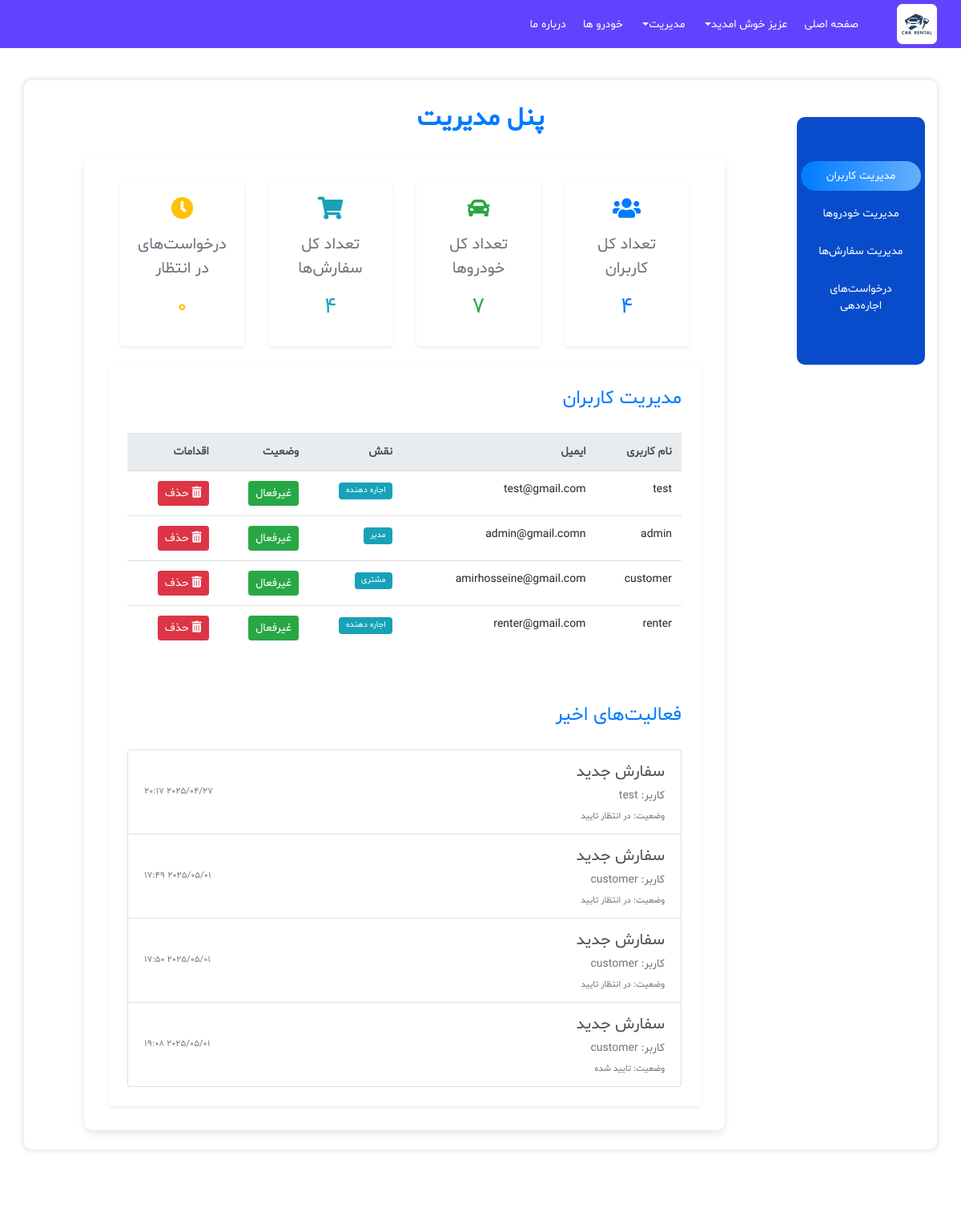
Page /admin_panel/ (signed in, upper part) on the earlier database version.
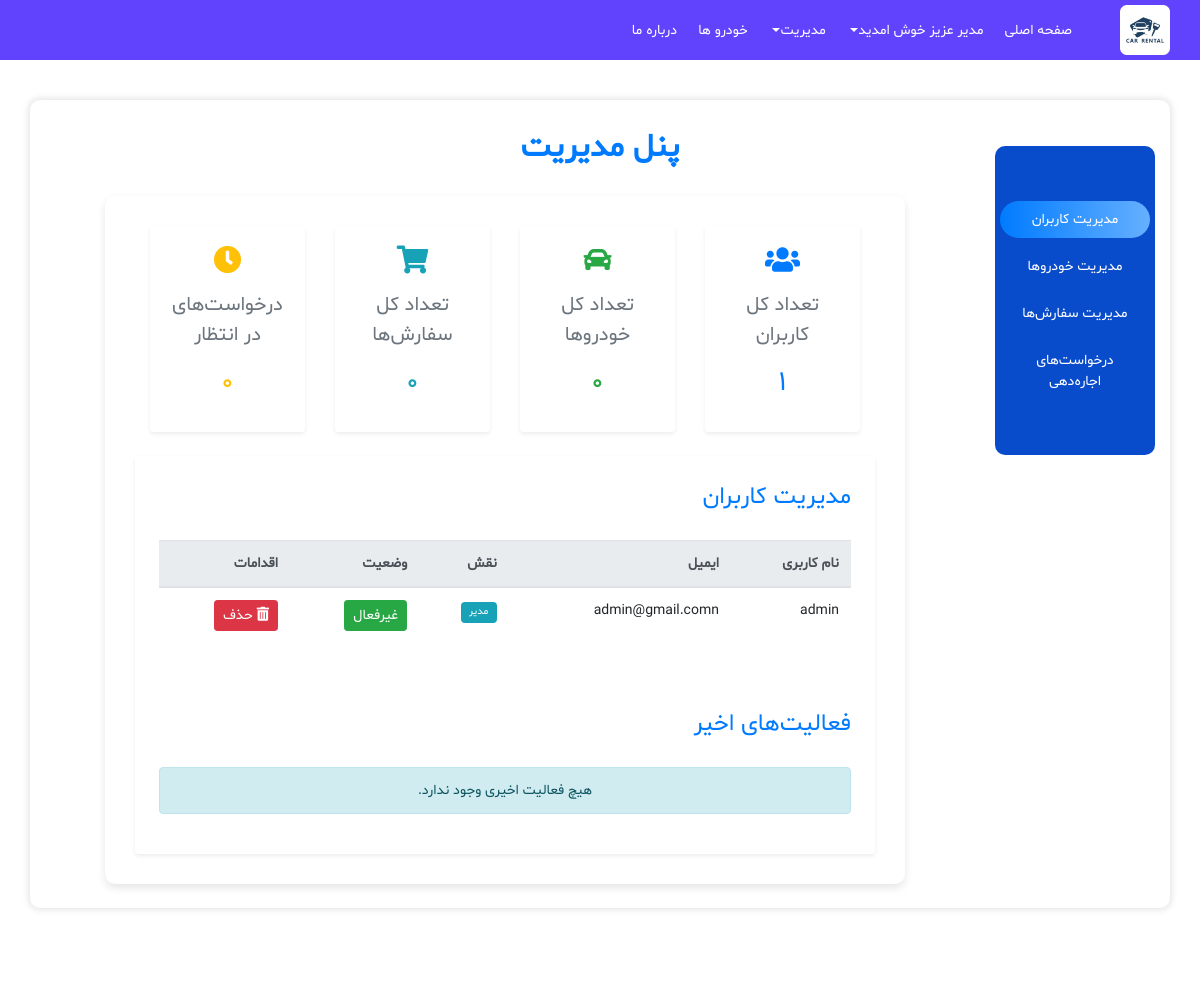
Same page on the later database version.
### users/models.py (models this page shows)
class User(AbstractUser):
    ROLES = ((1, 'Admin'), (2, 'Renter'), (3, 'Passenger'))
    role = models.IntegerField(choices=ROLES, default=3)
    phonenumber = models.CharField(max_length=15, blank=True, null=True)
    address = models.TextField(blank=True, null=True)
    role_change_requested = models.BooleanField(default=False)
    is_active = models.BooleanField(default=True)
    objects = UserManager()

### reservations/models.py (models this page shows, shortened)
class Order(models.Model):
    car = models.ForeignKey(Car, on_delete=models.CASCADE)
    user = models.ForeignKey(User, on_delete=models.CASCADE)
    pickup_date = models.DateField()
    return_date = models.DateField()
    number_of_passengers = models.IntegerField()
    total_price = models.DecimalField(max_digits=10, decimal_places=0)
    created_at = models.DateTimeField(auto_now_add=True)
    status = models.CharField(max_length=20, choices=[
        ('pending', 'در انتظار تایید'),
        ('confirmed', 'تایید شده'),
        ('cancelled', 'لغو شده'),
        ('completed', 'تکمیل شده')
    ], default='pending')

### admin_app/views.py (the view, shortened to what this page needs)
# urls.py: path('admin_panel/', views.admin_panel, name='admin_panel'),
@login_required
def admin_panel(request):
    if not request.user.is_superuser:
        return redirect('home')
    total_users = User.objects.count()
    total_cars = Car.objects.count()
    total_orders = Order.objects.count()
    pending_renter_requests = User.objects.filter(role_change_requested=True).count()
    users = User.objects.all()
    cars = Car.objects.all().order_by('-id')  # Order by id descending
    orders = Order.objects.all().order_by('-created_at')
    renter_requests = User.objects.filter(role_change_requested=True)
    recent_activities = []
    for order in Order.objects.filter(created_at__gte=timezone.now() - timedelta(days=7)):
        recent_activities.append({
            'timestamp': order.created_at,
            'user': order.user.username,
            'action': 'سفارش جدید',
            'status': order.get_status_display()
        })
    context = {
        'total_users': total_users,
        'total_cars': total_cars,
        'total_orders': total_orders,
        'pending_renter_requests': pending_renter_requests,
        'recent_activities': recent_activities[:10],  # Show only last 10 activities
        'users': users,
        'cars': cars,
        'orders': orders,
        'renter_requests': renter_requests,
    }
    return render(request, 'admin/admin_panel.html', context)

### templates/admin/admin_panel.html (shortened to what the changed rows need)
{% extends 'base.html' %}
{% block content %}
<main class="container content content-box py-4">
    <h2 class="title mb-4 text-primary d-none d-lg-block text-center">پنل مدیریت</h2>
    <div class="row mtop-2">
        <div class="col-md-10 col-sm-9 content-wrapper">
            <div class="dashboard-summary mb-4">
                <div class="row">
                    <div class="col-md-3">
                        <div class="card shadow-sm h-100 border-0">
                            <div class="card-body text-center">
                                <i class="fas fa-users fa-2x text-primary mb-3"></i>
                                <h5 class="card-title text-muted">تعداد کل کاربران</h5>
                                <h3 class="text-primary">{{ total_users|default:"0" }}</h3>
                            </div>
                        </div>
                    </div>
                    <div class="col-md-3">
                        <div class="card shadow-sm h-100 border-0">
                            <div class="card-body text-center">
                                <i class="fas fa-car fa-2x text-success mb-3"></i>
                                <h5 class="card-title text-muted">تعداد کل خودروها</h5>
                                <h3 class="text-success">{{ total_cars|default:"0" }}</h3>
                            </div>
                        </div>
                    </div>
                    <div class="col-md-3">
                        <div class="card shadow-sm h-100 border-0">
                            <div class="card-body text-center">
                                <i class="fas fa-shopping-cart fa-2x text-info mb-3"></i>
                                <h5 class="card-title text-muted">تعداد کل سفارش‌ها</h5>
                                <h3 class="text-info">{{ total_orders|default:"0" }}</h3>
                            </div>
                        </div>
                    </div>
                </div>
            </div>
            <div class="tab-content bg-white rounded shadow-sm p-4" id="v-pills-tabContent">
                <div class="tab-pane fade show active" id="v-pills-users" role="tabpanel" aria-labelledby="v-pills-users-tab">
                    <div class="table-responsive">
                        {% if users %}
                        <table class="table table-hover">
                            <thead class="thead-light">
                                <tr>
                                    <th>نام کاربری</th>
                                    <th>ایمیل</th>
                                    <th>نقش</th>
                                    <th>وضعیت</th>
                                    <th>اقدامات</th>
                                </tr>
                            </thead>
                            <tbody>
                                {% for user in users %}
                                <tr>
                                    <td>{{ user.username }}</td>
                                    <td>{{ user.email }}</td>
                                    <td><span class="badge badge-info">
                                        {% if user.get_role_display == 'Renter' %}
                                            اجاره دهنده
                                        {% elif user.get_role_display == 'Admin' %}
                                            مدیر
                                        {% elif user.get_role_display == 'Passenger' %}
                                            مشتری
                                        {% else %}
                                            {{ user.get_role_display }}
                                        {% endif %}
                                    </span></td>
                                    <td>
                                        <form method="post" action="{% url 'toggle_user_status' user.id %}">
                                            <button type="submit" class="btn btn-sm btn-{{ user.is_active|yesno:'success,danger' }}">
                                                {{ user.is_active|yesno:"غیرفعال,فعال" }}
                                            </button>
                                        </form>
                                    </td>
                                    <td>
                                        <form method="post" action="{% url 'admin_delete_user' user.id %}">
                                            <button type="submit" class="btn btn-sm btn-danger">
                                                <i class="fas fa-trash-alt"></i> حذف
                                            </button>
                                        </form>
                                    </td>
                                </tr>
                                {% endfor %}
                            </tbody>
                        </table>
                        {% else %}
                        <div class="alert alert-info text-center">هیچ کاربری یافت نشد.</div>
                        {% endif %}
                    </div>
                </div>
                <div class="recent-activities mt-5">
                    <div class="list-group">
                        {% if recent_activities %}
                            {% for activity in recent_activities %}
                            <div class="list-group-item list-group-item-action">
                                <div class="d-flex w-100 justify-content-between align-items-center">
                                    <div>
                                        <h5 class="mb-1">{{ activity.action }}</h5>
                                        <p class="mb-1 text-muted">کاربر: {{ activity.user }}</p>
                                        <small class="text-muted">وضعیت: {{ activity.status }}</small>
                                    </div>
                                    <small class="text-muted">{{ activity.timestamp|date:"Y/m/d H:i" }}</small>
                                </div>
                            </div>
                            {% endfor %}
                        {% else %}
                        <div class="alert alert-info text-center">هیچ فعالیت اخیری وجود ندارد.</div>
                        {% endif %}
                    </div>
                </div>
            </div>
        </div>
    </div>
</main>
{% endblock %}

### templates/includes/header.html (shortened to what this page needs)
{% load static %}
<header>
    <nav class="navbar navbar-expand-lg fixed-top p-0 header-nav">
        <div class="container">
            <a class="navbar-brand p-0 m-0" href="#">
                <img src="{% static 'images/logo.png' %}" alt="خودرو">
            </a>
            <div class="collapse navbar-collapse" id="navbarSupportedContent">
                <ul class="navbar-nav">
                    <li class="nav-item">
                        <a class="nav-link active" href="{% url 'home' %}" title="صفحه اصلی">صفحه اصلی</a>
                    </li>
                    {% if user.is_authenticated %}
                        <li class="nav-item dropdown">
                            <a class="nav-link dropdown-toggle d-flex align-items-center" href="#" id="navbarDropdown"
                                role="button" data-toggle="dropdown" aria-haspopup="true" aria-expanded="false"
                                title="خودرو ها">
                                {{ user.first_name }} عزیز خوش امدید
                            </a>
                        </li>
                        {% if user.is_superuser %}
                            <li class="nav-item dropdown">
                                <a class="nav-link dropdown-toggle d-flex align-items-center" href="#" id="navbarDropdown1"
                                    role="button" data-toggle="dropdown" aria-haspopup="true" aria-expanded="false"
                                    >
                                    مدیریت
                                </a>
                            </li>
                        {% endif %}
                    {% endif %}
                    <li class="nav-item">
                        <a class="nav-link" href="{% url 'car:car_list' %}" title="خودرو ها">خودرو ها</a>
                    </li>
                    <li class="nav-item">
                        <a class="nav-link" href="{% url 'about_us' %}" title="درباره ما">درباره ما</a>
                    </li>
                </ul>
            </div>
        </div>
    </nav>
</header>

Differences in the rows shown:
removed User: username "test", email "test@gmail.com", role "اجاره دهنده", is_active "غیرفعال", user "test"
removed User: username "customer", email "amirhosseine@gmail.com", role "مشتری", is_active "غیرفعال", user "customer" "customer" "customer"
removed User: username "renter", email "renter@gmail.com", role "اجاره دهنده", is_active "غیرفعال"
removed Order: timestamp "2025/04/27 20:17"
removed Order: timestamp "2025/05/01 17:49"
removed Order: timestamp "2025/05/01 17:50"
removed Order: timestamp "2025/05/01 19:08"
changed User "admin": first_name (not shown) → "مدیر"
Other differences:
{{ total_users|default:"0" }}: "4" → "1"
{{ total_cars|default:"0" }}: "7" → "0"
{{ total_orders|default:"0" }}: "4" → "0"
text now shown: "هیچ فعالیت اخیری وجود ندارد."
list line gone: "سفارش جدید کاربر: وضعیت: در انتظار تایید"
list line gone: "سفارش جدید کاربر: وضعیت: تایید شده"
